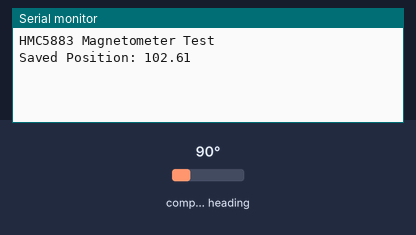
Bench run of a sketch on a simulated Arduino Mega 2560, built with avr-gcc and run on an emulated ATmega2560. Shown: the last lines printed to the serial monitor. Inputs (shaded band) come from the test bench; at power-on: compass heading 90°.

Above: at 1.2 s.
1.3 s: compass heading set to 7°
At 4.5 s:
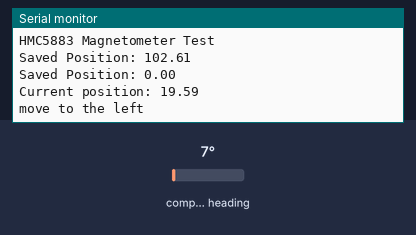
5.5 s: compass heading set to 90°
At 8.9 s:
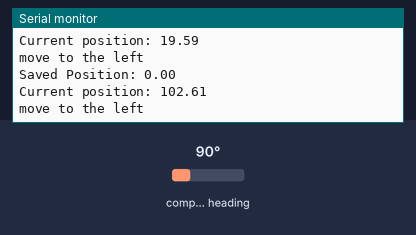

The sketch:

compass_demo.ino
```cpp
#include <Wire.h>
#include <Adafruit_Sensor.h>
#include <Adafruit_HMC5883_U.h>

/* Assign a unique ID to this sensor at the same time
 * GY-273 Compass Module  ->  Arduino
 * VCC  -> VCC  (See Note Below)
 * GND  -> GND
 * SCL  -> A5/SCL, (Use Pin 21 on the Arduino Mega)
 * SDA  -> A4/SDA, (Use Pin 20 on the Arduino Mega)
 * DRDY -> Not Connected (in this example)
 *
*/

Adafruit_HMC5883_Unified mag = Adafruit_HMC5883_Unified(12345);
bool x = true;
void setup(void)
{
  Serial.begin(9600);
  Serial.println("HMC5883 Magnetometer Test"); Serial.println("");

  /* Initialise the sensor */
  if(!mag.begin())
  {
    /* There was a problem detecting the HMC5883 ... check your connections */
    Serial.println("no HMC5883 detected");
    while(1);
  }
}
void loop(void)
{
  /* Saves the current position of boat*/
  float saved_position;
  if(x)
  {
    saved_position = starter_position();
    x = false;
  }
  Serial.print("Saved Position: "); Serial.println(saved_position);

  /*checks current position if it moved */
  float current_pos = getPosition();
  if(current_pos<saved_position-5){
    Serial.print("Current position: ");Serial.println(current_pos);
    Serial.print("move to the right \n"); // put code here to adjust to the right
  }
  else if (current_pos>saved_position+5){
    Serial.print("Current position: ");Serial.println(current_pos);
    Serial.print("move to the left \n"); // put code here to adjust to the left
  }
  delay(4000);
}

float starter_position(){
  float x = getPosition();
  return x;
}

float getPosition(){
  sensors_event_t event;
  mag.getEvent(&event);
  float heading = atan2(event.magnetic.y, event.magnetic.x);
  float declinationAngle = 0.22;
  heading += declinationAngle;
  // Correct for when signs are reversed.
  if(heading < 0)
    heading += 2*PI;
  // Check for wrap due to addition of declination.
  if(heading > 2*PI)
    heading -= 2*PI;
  // Convert radians to degrees
  float headingDegrees = heading * 180/M_PI;
  return headingDegrees;
}
```

Measured:
- after the input at 1.3 s, the serial monitor: prints a new line after 2.7 s (image 1)
- after the input at 5.5 s, the serial monitor: prints a new line after 2.5 s (image 2)
